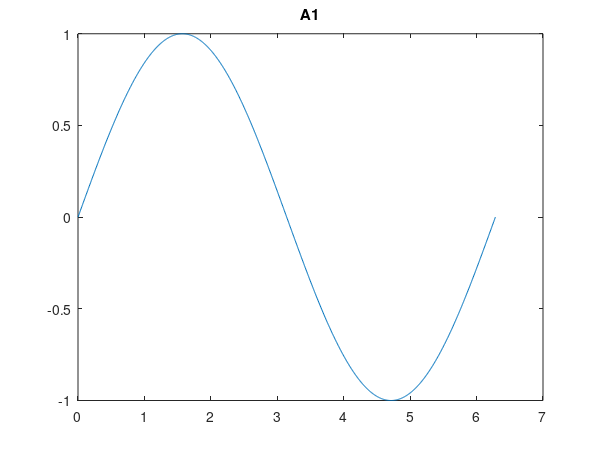

Write MATLAB code to recreate this figure. (Note: this script raises an error after producing the figure.)
function rows = benchmarkM22Layout(outputDirectory, pointsPerAxes)
%BENCHMARKM22LAYOUT Measure linear 1/2/4-axes reader and renderer scaling.
    root = fileparts(fileparts(mfilename('fullpath'))); addpath(fullfile(root, 'src'));
    if nargin < 1, outputDirectory = fullfile(root, 'benchmarks', 'output', 'm2.2-layout'); end
    if nargin < 2, pointsPerAxes = 1000; end
    if exist(outputDirectory, 'dir') ~= 7, mkdir(outputDirectory); end
    texDirectory = fullfile(outputDirectory, 'tex');
    if exist(texDirectory, 'dir') ~= 7, mkdir(texDirectory); end
    counts = [1 2 4]; rows = cell(numel(counts), 7);
    for k = 1:numel(counts)
        fig = makeFigure(counts(k), pointsPerAxes);
        timer = tic; ir = m2t2.reader.readFigure(fig); readerSeconds = toc(timer);
        timer = tic; text = m2t2.render.renderPgfplots(ir, true); rendererSeconds = toc(timer);
        path = fullfile(texDirectory, sprintf('axes-%d.tex', counts(k)));
        fid = fopen(path, 'w'); cleanup = onCleanup(@() fclose(fid));
        fwrite(fid, text, 'char'); clear cleanup; close(fig);
        rows(k, :) = {counts(k), counts(k) * pointsPerAxes, readerSeconds, ...
                      rendererSeconds, readerSeconds + rendererSeconds, numel(text), path};
    end
    path = fullfile(outputDirectory, 'layout-performance-raw.tsv');
    fid = fopen(path, 'w'); cleanup = onCleanup(@() fclose(fid));
    fprintf(fid, 'axes\ttotal_points\treader_s\trenderer_s\ttotal_s\ttex_bytes\ttex_path\n');
    for k = 1:size(rows,1)
        fprintf(fid, '%d\t%d\t%.9f\t%.9f\t%.9f\t%d\t%s\n', rows{k,:});
    end
end

function fig = makeFigure(axesCount, pointsPerAxes)
    fig = figure('Visible', 'off');
    set(fig, 'PaperUnits', 'points', 'PaperPosition', [0 0 432 324]);
    x = linspace(0, 2 * pi, pointsPerAxes);
    if axesCount == 1
        axesHandle = axes('Parent', fig);
        plot(axesHandle, x, sin(x)); title(axesHandle, 'A1');
    else
        rows = axesCount / 2; columns = 2;
        for k = 1:axesCount
            axesHandle = subplot(rows, columns, k, 'Parent', fig);
            plot(axesHandle, x, sin(x + k / 10)); title(axesHandle, sprintf('A%d', k));
        end
    end
end
